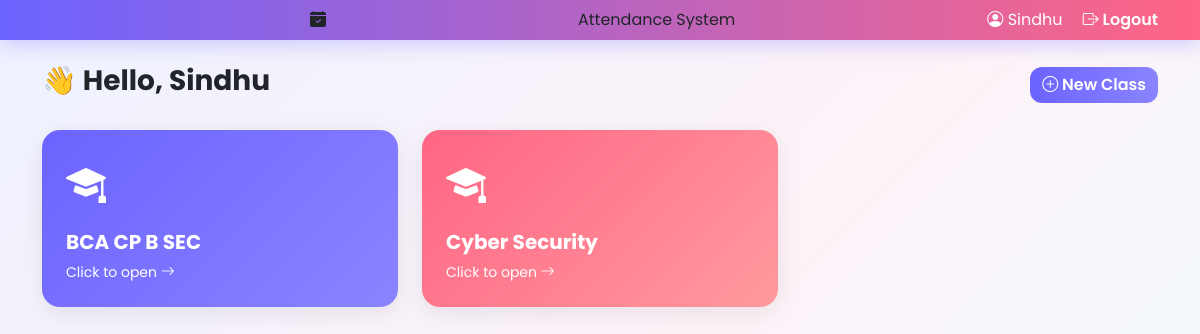
The page /dashboard (signed in) on the database its author committed.
### models/models.py (models this page shows)
class User(db.Model, UserMixin):
    id = db.Column(db.Integer, primary_key=True)
    name = db.Column(db.String(100), nullable=False)
    email = db.Column(db.String(100), unique=True, nullable=False)
    password_hash = db.Column(db.String(200), nullable=False)
    role = db.Column(db.String(20), nullable=False)  # 'teacher' or 'student'

class StudentClass(db.Model):
    id = db.Column(db.Integer, primary_key=True)
    class_name = db.Column(db.String(100), nullable=False)
    teacher_id = db.Column(db.Integer, db.ForeignKey('user.id'), nullable=False)

### routes/teacher_routes.py (the view)
@teacher.route('/dashboard')
@login_required
def dashboard():
    if current_user.role != 'teacher':
        return "Access denied. Teachers only.", 403
    classes = StudentClass.query.filter_by(teacher_id=current_user.id).all()
    return render_template('dashboard.html', classes=classes)

### app.py (called while the page is built)
@login_manager.user_loader
def load_user(user_id):
    return User.query.get(int(user_id))

### templates/dashboard.html (shortened to what this page needs)
{% extends "base.html" %}
{% block content %}
<div class="d-flex justify-content-between align-items-center mb-4">
    <h3 class="fw-bold">👋 Hello, {{ current_user.name }}</h3>
    <a href="{{ url_for('teacher.create_class') }}" class="btn btn-primary"><i class="bi bi-plus-circle"></i> New Class</a>
</div>
<div class="row g-4">
    {% for c in classes %}
    <div class="col-md-4">
        <a href="{{ url_for('teacher.view_class', class_id=c.id) }}" class="text-decoration-none">
            <div class="card class-card hover-lift grad-{{ loop.index0 % 4 }}">
                <i class="bi bi-mortarboard-fill" style="font-size: 2.5rem;"></i>
                <h5 class="mt-3">{{ c.class_name }}</h5>
                <small>Click to open <i class="bi bi-arrow-right"></i></small>
            </div>
        </a>
    </div>
    {% else %}
    <div class="col-12 text-center text-muted py-5">
        <i class="bi bi-inbox" style="font-size: 3rem;"></i>
        <p class="mt-2">No classes yet. Create one to get started!</p>
    </div>
    {% endfor %}
</div>
{% endblock %}

### templates/base.html (shortened to what this page needs)
<!DOCTYPE html>
<html lang="en">
<head>
    <link href="https://cdn.jsdelivr.net/npm/bootstrap@5.3.3/dist/css/bootstrap.min.css" rel="stylesheet">
    <link href="https://cdn.jsdelivr.net/npm/bootstrap-icons@1.11.3/font/bootstrap-icons.min.css" rel="stylesheet">
</head>
<body>
    <nav class="navbar navbar-expand-lg mb-4">
        <div class="container">
                <i class="bi bi-calendar-check-fill"></i> Attendance System
            {% if current_user.is_authenticated %}
            <div>
                <span class="text-white me-3"><i class="bi bi-person-circle"></i> {{ current_user.name }}</span>
                <a class="nav-link d-inline" href="{{ url_for('auth.logout') }}"><i class="bi bi-box-arrow-right"></i> Logout</a>
            </div>
            {% endif %}
        </div>
    </nav>
    <div class="container">
        {% block content %}{% endblock %}
    </div>
</body>
</html>

### templates/base.html (style rules this page uses)
:root { --primary: #6C63FF; --primary-dark: #4B45B2; --accent: #FF6584; --green: #20c997; --red: #ff5c7a; }
body { font-family: 'Poppins', sans-serif; background: linear-gradient(135deg, #eef2ff 0%, #fdf2f8 50%, #ecfeff 100%); background-attachment: fixed; min-height: 100vh; }
.navbar { background: linear-gradient(90deg, #6C63FF, #FF6584); box-shadow: 0 4px 20px rgba(108, 99, 255, 0.3); }
.navbar-brand, .nav-link { color: white !important; font-weight: 600; }
.btn { border-radius: 12px; font-weight: 600; transition: all 0.2s ease; }
.btn-primary { background: linear-gradient(90deg, #6C63FF, #8B84FF); border: none; }
.card { border: none; border-radius: 18px; box-shadow: 0 6px 24px rgba(0,0,0,0.08); animation: fadeUp 0.5s ease both; }
.hover-lift { transition: transform 0.25s ease, box-shadow 0.25s ease; }
.class-card { color: white; padding: 24px; }
.class-card h5 { font-weight: 700; }
.grad-0 { background: linear-gradient(135deg, #6C63FF, #8B84FF); }
.grad-1 { background: linear-gradient(135deg, #FF6584, #FF9A9E); }

### rows shown on the page
User: name "Sindhu"
StudentClass: class_name "BCA CP B SEC"
StudentClass: class_name "Cyber Security"
